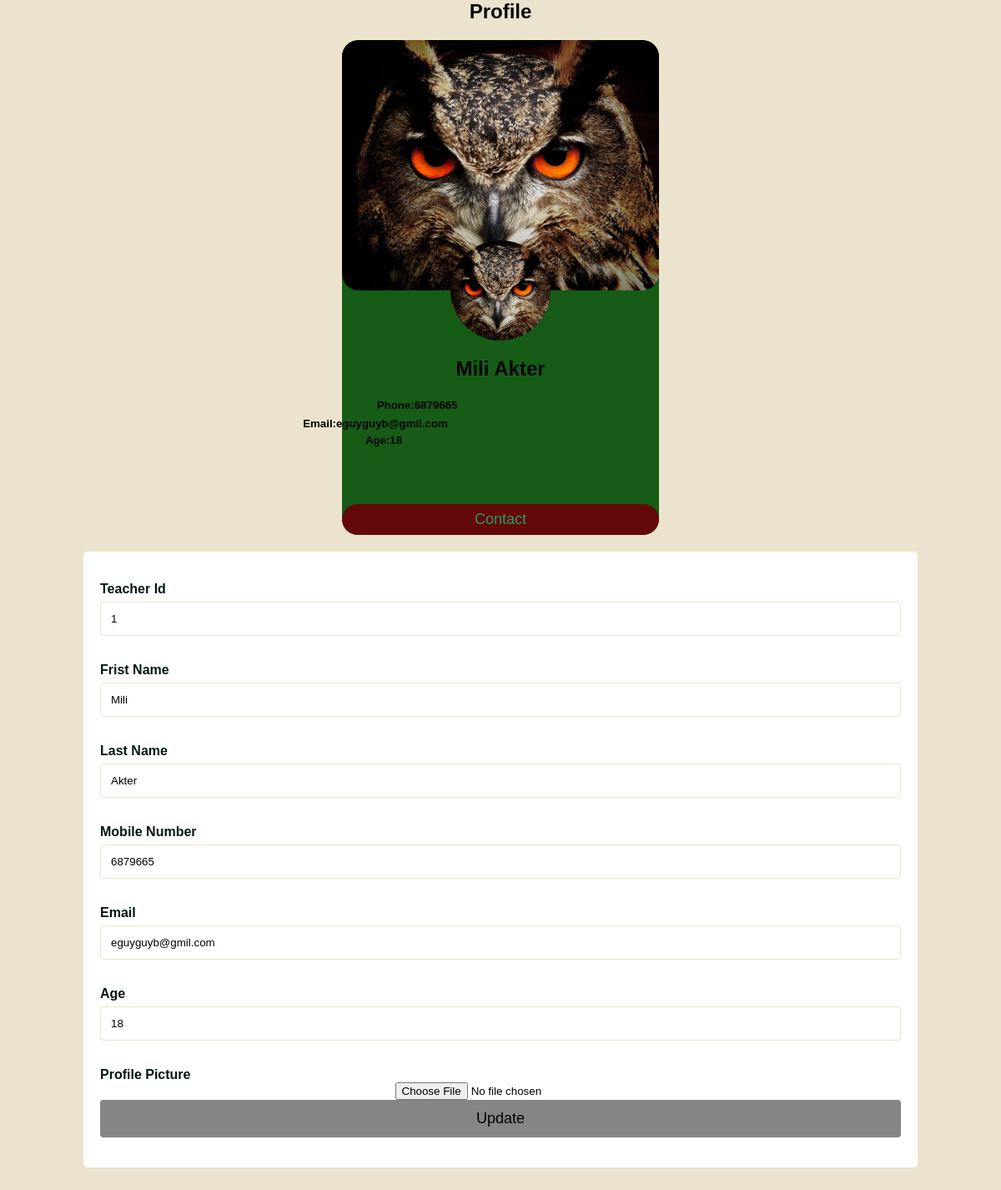
/editTeacher/1, run on the app's committed database.
### myApp/models.py (models this page shows, shortened)
class Teachers_Model(models.Model):
    First_Name=models.CharField(max_length=100)
    Last_Name=models.CharField(max_length=100)
    Mobile=models.CharField(max_length=100)
    Email=models.CharField(max_length=100)
    Age=models.CharField(max_length=100)
    myImage=models.ImageField(upload_to="media/profile_pic", null=True)

### myProject/views.py (the view)
# urls.py: path('editTeacher/<str:myid>',editTeacher,name="editTeacher"),
def editTeacher(request,myid):
    teacher=Teachers_Model.objects.filter(id=myid)
    context={
        "teacher":teacher,
             }
    return render(request,"editteacher.html",context)

### template/editteacher.html (shortened to what this page needs)
  </head>
  {%load static %}
  <body>
  <h2 style="text-align:center"> Profile</h2>
  {% for i in teacher %}
  <div>
  <div class="card">
      <div class="card_cover">
        <img src="{{i.myImage.url}}" alt="myprofile">
      </div>
      <div class="card_img">
          <img src="{{i.myImage.url}}" alt="user-image">
      </div>
      <div class="card_info">
            <h2>{{i.First_Name}} {{i.Last_Name}} </h2>
           <div class="p_e_box">
            <h5 class="phone">Phone:{{i.Mobile}}</h5>
            <h5 class="email">Email:{{i.Email}}</h5>
            <h5 class="Age">Age:{{i.Age}}</h5>
          </div>
      </div>
    <p><button>Contact</button></p>
  </div>
<div class="container">
    <form action="{% url 'updateTeacher' %}  " method='post'enctype="multipart/form-data">
    <form>
      <label for="fname">Teacher Id</label>
      <input type="text" id="fname" value="{{i.id}}" name="teach" placeholder="Your Id..">
      <label for="lastname">Frist Name</label>
      <input type="text" id="lname" value="{{i.First_Name}}" name="firstname" placeholder="Your name..">
      <label for="Mobile">Last Name</label>
      <input type="text" id="mobile_num" value="{{i.Last_Name}}" name="lastname" placeholder="Your last name..">
      <label for="Mobile">Mobile Number</label>
      <input type="text" id="mobile_num" value="{{i.Mobile}}" name="mobile" placeholder="Your mobile number..">
      <label for="email">Email</label>
      <input type="text" id="s_email" value="{{i.Email}}" name="email" placeholder="Your email..">
      <label for="age">Age</label>
      <input type="text" id="s_age" value="{{i.Age}}" name="age" placeholder="Your age..">
      <label for="">Profile Picture</label>
      <input type="file" id="Profile_pic" name="Profile_pic" placeholder="Your pic..">
      <input type="submit" value="Update">
    </form>
  </div>
</div>
{%endfor%}

### template/editteacher.html (style rules this page uses)
.card { border-radius: 6px; max-width: 380px; text-align: center; margin-top: 60px; background-color: rgb(22, 92, 22); position: relative; margin: auto; border-radius: 20px; }
.card_cover img { width: 100%; height: 300px; object-fit: cover; border-radius: 20px; }
.card_img { width: 120px; height: 120px; overflow: hidden; border-radius: 50%; margin: -60px auto 0; }
.card_img img { width: 100%; height: 100%; object-fit: cover; }
.card_info { padding-bottom: 20px; }
h5.phone { margin-bottom: -15px; margin-left: -200px; }
h5.Age { margin-top: -17px; margin-left: -280px; }
h5.email { margin-left: -300px; }
.p_e_box { padding-bottom: 10px; }
button { border: none; outline: 0; display: inline-block; padding: 8px; color: rgb(45, 153, 99); background-color: #630909; text-align: center; cursor: pointer; width:380px; font-size: 18px; border-radius: 20px; }
body { font-family: 'Arial', sans-serif; margin: 0; padding: 0; background-color: #ECE3CE; height: 1500px; }
.container { max-width: 1200px; margin: 20px auto; padding: 20px; background-color: #ecf0f1; border-radius: 8px; }
h2 { color: #000000; }
body { font-family: Arial, Helvetica, sans-serif; text-align: center; background-color: #ECE3CE; }
h2 { color: #050706; }
.container { border-radius: 5px; background-color: #ffffff; padding: 20px; width: 80%; margin: 20px auto; }
label { display: block; margin-top: 16px; color: #00180f; font-weight: bold; text-align: left; }
input[type=text] { width: 100%; padding: 12px; border: 1px solid #ECE3CE; border-radius: 4px; box-sizing: border-box; margin-top: 6px; margin-bottom: 16px; resize: vertical; }
input[type=submit] { background-color: rgb(134, 133, 133); color: rgb(5, 0, 0); font-size: large; padding: 12px 20px; border: none; border-radius: 4px; cursor: pointer; width: 100%; }

### data on the page
Teachers_Model: myImage (picture), First_Name "Mili", Last_Name "Akter", Mobile "6879665", Email "eguyguyb@gmil.com", Age "18", teach "1", firstname "Mili", lastname "Akter", mobile "6879665", email "eguyguyb@gmil.com", age "18"
